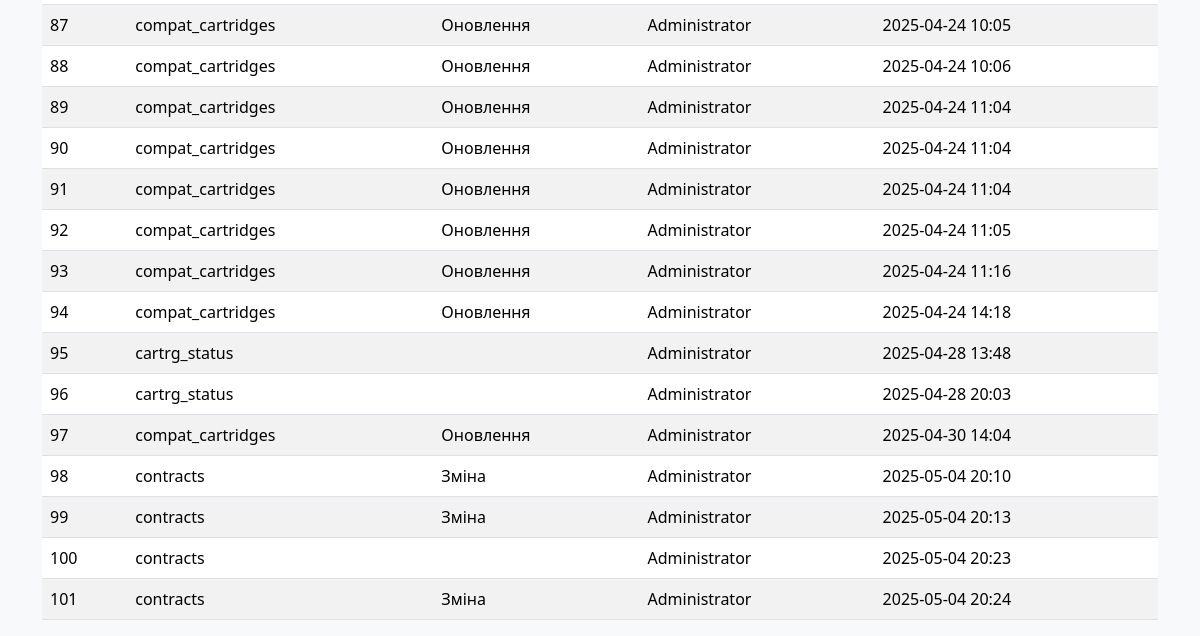
The app's page /event_log (signed in, lower part), older data.
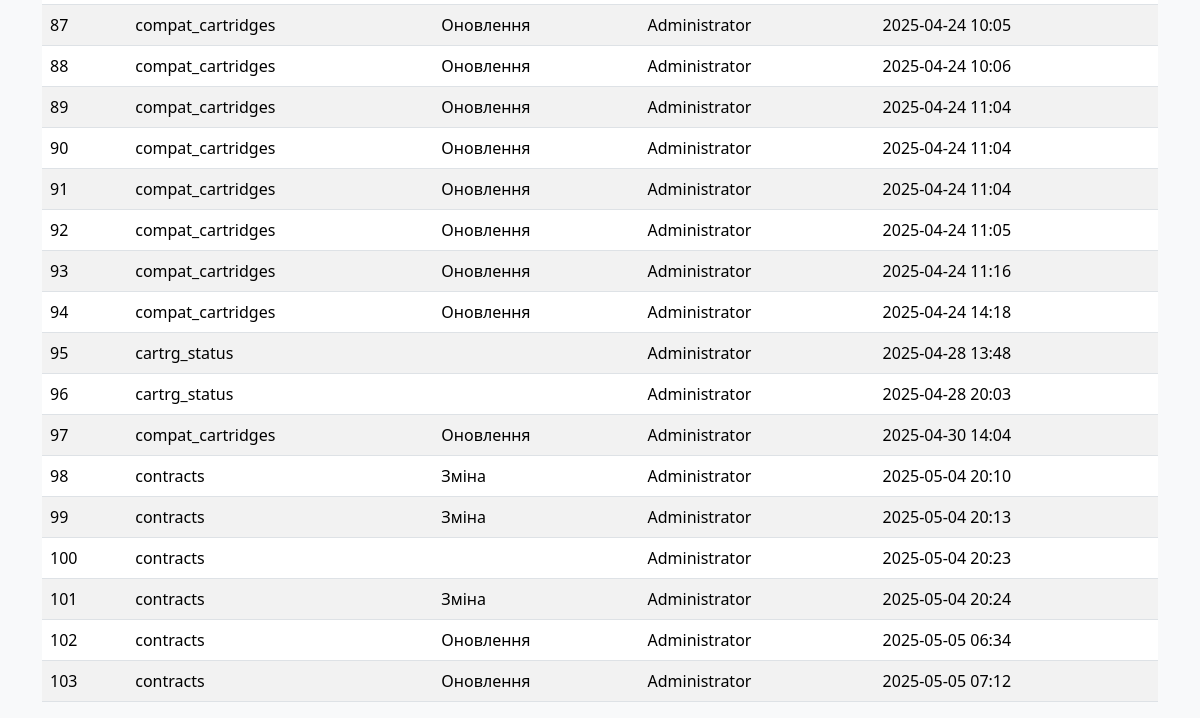
The same page, newer data.
### models.py (models this page shows)
class EventLog(db.Model):
    __tablename__ = "event_log"
    id: Mapped[int] = mapped_column(primary_key=True)
    table_name: Mapped[str] = mapped_column(String(30))
    event_type: Mapped[int] = mapped_column(Integer, server_default=literal(0))
    user_updated: Mapped[int] = mapped_column(ForeignKey(User.id))
    time_updated: Mapped[DateTime] = mapped_column(DateTime, server_default=func.now())

class User(db.Model, UserMixin):
    __tablename__ = "users"
    id: Mapped[int] = mapped_column(primary_key=True)
    username: Mapped[str] = mapped_column(String(30), unique=True, nullable=False)
    password: Mapped[str] = mapped_column(String(255), nullable=False)
    humanname: Mapped[str] = mapped_column(String(60), nullable=False)
    dept_id: Mapped[int] = mapped_column(ForeignKey('refill_dept.id'), nullable=False)
    lastlogin: Mapped[datetime] = mapped_column(DateTime, server_default=func.now())
    active: Mapped[bool] = mapped_column(default=True)
    time_updated: Mapped[DateTime] = mapped_column(DateTime, server_default=func.now())
    role: Mapped[str] = mapped_column(String(30), server_default="user")

### app.py (the view)
    def wrapper(*args, **kwargs):
        if current_user.role != 'admin':
            abort(403)
        return f(*args, **kwargs)

### app.py (called while the page is built)
@login_manager.user_loader
def load_user(user_id):
    return User.query.get(int(user_id))

def admin_required(f):
    def wrapper(*args, **kwargs):
        if current_user.role != 'admin':
            abort(403)
        return f(*args, **kwargs)
    wrapper.__name__ = f.__name__
    return wrapper

@app.route('/event_log')
@login_required
@admin_required
def event_log():
    table_filter = request.args.get('table_filter', '')
    type_filter = request.args.get('type_filter', '')
    query = EventLog.query
    if table_filter:
        query = query.filter(EventLog.table_name == table_filter)
    if type_filter:
        query = query.filter(EventLog.event_type == int(type_filter))
    logs = query.all()
    return render_template('event_log.html', User=User, logs=logs, table_filter=table_filter, type_filter=type_filter)

### templates/event_log.html (shortened to what this page needs)
{% extends "base.html" %}
{% block content %}
    <table class="table table-striped">
        <tbody>
            {% for log in logs %}
            <tr>
                <td>{{ log.id }}</td>
                <td>{{ log.table_name }}</td>
                <td>{{ {0: 'Створення', 1: 'Зміна', 2: 'Оновлення'}[log.event_type] }}</td>
                <td>{{ User.query.get(log.user_updated).humanname }}</td>
                <td>{{ log.time_updated.strftime('%Y-%m-%d %H:%M') }}</td>
            </tr>
            {% endfor %}
        </tbody>
    </table>
{% endblock %}

### templates/base.html (shortened to what this page needs)
<!DOCTYPE html>
<html lang="uk">
<head>
    <link rel="stylesheet" href="{{ url_for('static', filename='css/bootstrap.min.css') }}">
    <link rel="stylesheet" href="{{ url_for('static', filename='css/style.css') }}">
</head>
<body>
    <div class="container mt-4">
        {% block content %}{% endblock %}
    </div>
</body>
</html>

### static/css/style.css (style rules this page uses)
body { background-color: #f8f9fa; }

Row changes from the older to the newer data that the page shows:
added EventLog: id "102", table_name "contracts", event_type "Оновлення", query.get "Administrator", time_updated "2025-05-05 06:34"
added EventLog: id "103", table_name "contracts", event_type "Оновлення", query.get "Administrator", time_updated "2025-05-05 07:12"
